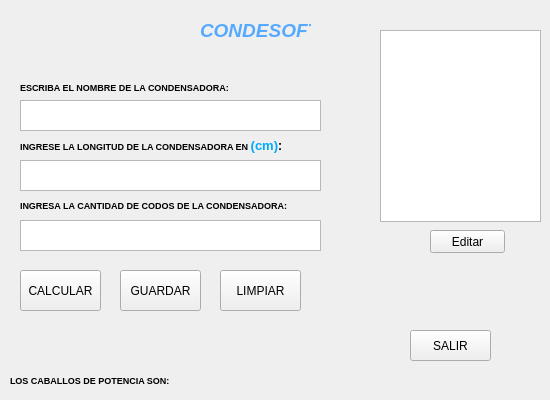
<?xml version="1.0" encoding="UTF-8"?>
<ui version="4.0">
 <class>Form</class>
 <widget class="QWidget" name="Form">
  <property name="geometry">
   <rect>
    <x>0</x>
    <y>0</y>
    <width>550</width>
    <height>400</height>
   </rect>
  </property>
  <property name="minimumSize">
   <size>
    <width>550</width>
    <height>400</height>
   </size>
  </property>
  <property name="maximumSize">
   <size>
    <width>550</width>
    <height>400</height>
   </size>
  </property>
  <property name="windowTitle">
   <string>CONDESOFT 1.0</string>
  </property>
  <property name="styleSheet">
   <string notr="true">rgba:(0, 170, 255)</string>
  </property>
  <widget class="QLabel" name="label_numero1">
   <property name="geometry">
    <rect>
     <x>20</x>
     <y>130</y>
     <width>311</width>
     <height>31</height>
    </rect>
   </property>
   <property name="styleSheet">
    <string notr="true">rgba:(255, 255, 127)</string>
   </property>
   <property name="text">
    <string>&lt;html&gt;&lt;head/&gt;&lt;body&gt;&lt;p&gt;&lt;span style=&quot; font-size:7pt; font-weight:600;&quot;&gt;INGRESE LA LONGITUD DE LA CONDENSADORA  &lt;/span&gt;&lt;span style=&quot; font-size:7pt; font-weight:600;&quot;&gt;EN &lt;/span&gt;&lt;span style=&quot; font-size:10pt; font-weight:600; color:#00aaff;&quot;&gt;(cm)&lt;/span&gt;&lt;span style=&quot; font-size:7pt; font-weight:600;&quot;/&gt;&lt;span style=&quot; font-weight:600;&quot;&gt;:&lt;/span&gt;&lt;/p&gt;&lt;/body&gt;&lt;/html&gt;</string>
   </property>
  </widget>
  <widget class="QLabel" name="label_numero2">
   <property name="geometry">
    <rect>
     <x>20</x>
     <y>190</y>
     <width>331</width>
     <height>31</height>
    </rect>
   </property>
   <property name="text">
    <string>&lt;html&gt;&lt;head/&gt;&lt;body&gt;&lt;p&gt;&lt;span style=&quot; font-size:7pt; font-weight:600;&quot;&gt;INGRESA LA CANTIDAD DE CODOS DE LA CONDENSADORA:&lt;/span&gt;&lt;/p&gt;&lt;/body&gt;&lt;/html&gt;</string>
   </property>
  </widget>
  <widget class="QLabel" name="label_salida">
   <property name="geometry">
    <rect>
     <x>10</x>
     <y>370</y>
     <width>511</width>
     <height>21</height>
    </rect>
   </property>
   <property name="styleSheet">
    <string notr="true">rgba:(0, 170, 255)</string>
   </property>
   <property name="text">
    <string>&lt;html&gt;&lt;head/&gt;&lt;body&gt;&lt;p align=&quot;justify&quot;&gt;&lt;span style=&quot; font-size:7pt; font-weight:600; color:#000000;&quot;&gt;LOS CABALLOS DE POTENCIA SON:&lt;/span&gt;&lt;/p&gt;&lt;/body&gt;&lt;/html&gt;</string>
   </property>
  </widget>
  <widget class="QTextEdit" name="text_numerocodos">
   <property name="geometry">
    <rect>
     <x>20</x>
     <y>220</y>
     <width>301</width>
     <height>31</height>
    </rect>
   </property>
  </widget>
  <widget class="QTextEdit" name="text_longitud">
   <property name="geometry">
    <rect>
     <x>20</x>
     <y>160</y>
     <width>301</width>
     <height>31</height>
    </rect>
   </property>
   <property name="html">
    <string>&lt;!DOCTYPE HTML PUBLIC &quot;-//W3C//DTD HTML 4.0//EN&quot; &quot;http://www.w3.org/TR/REC-html40/strict.dtd&quot;&gt;
&lt;html&gt;&lt;head&gt;&lt;meta name=&quot;qrichtext&quot; content=&quot;1&quot; /&gt;&lt;style type=&quot;text/css&quot;&gt;
p, li { white-space: pre-wrap; }
&lt;/style&gt;&lt;/head&gt;&lt;body style=&quot; font-family:'MS Shell Dlg 2'; font-size:8.25pt; font-weight:400; font-style:normal;&quot;&gt;
&lt;p style=&quot;-qt-paragraph-type:empty; margin-top:0px; margin-bottom:0px; margin-left:0px; margin-right:0px; -qt-block-indent:0; text-indent:0px;&quot;&gt;&lt;br /&gt;&lt;/p&gt;&lt;/body&gt;&lt;/html&gt;</string>
   </property>
  </widget>
  <widget class="QPushButton" name="boton_calcular">
   <property name="geometry">
    <rect>
     <x>20</x>
     <y>270</y>
     <width>81</width>
     <height>41</height>
    </rect>
   </property>
   <property name="styleSheet">
    <string notr="true">rgba:(255, 255, 127)</string>
   </property>
   <property name="text">
    <string>CALCULAR</string>
   </property>
  </widget>
  <widget class="QPushButton" name="btn_guardar">
   <property name="geometry">
    <rect>
     <x>120</x>
     <y>270</y>
     <width>81</width>
     <height>41</height>
    </rect>
   </property>
   <property name="styleSheet">
    <string notr="true"/>
   </property>
   <property name="text">
    <string>GUARDAR</string>
   </property>
  </widget>
  <widget class="QPushButton" name="boton_limpiar">
   <property name="geometry">
    <rect>
     <x>220</x>
     <y>270</y>
     <width>81</width>
     <height>41</height>
    </rect>
   </property>
   <property name="styleSheet">
    <string notr="true"/>
   </property>
   <property name="text">
    <string>LIMPIAR</string>
   </property>
  </widget>
  <widget class="QPushButton" name="boton_salir">
   <property name="geometry">
    <rect>
     <x>410</x>
     <y>330</y>
     <width>81</width>
     <height>31</height>
    </rect>
   </property>
   <property name="styleSheet">
    <string notr="true">rgba:(255, 255, 255)</string>
   </property>
   <property name="text">
    <string>SALIR</string>
   </property>
  </widget>
  <widget class="QLabel" name="label">
   <property name="geometry">
    <rect>
     <x>200</x>
     <y>10</y>
     <width>111</width>
     <height>41</height>
    </rect>
   </property>
   <property name="text">
    <string>&lt;html&gt;&lt;head/&gt;&lt;body&gt;&lt;p align=&quot;justify&quot;&gt;&lt;span style=&quot; font-size:14pt; font-weight:600; font-style:italic; color:#55aaff;&quot;&gt;CONDESOFT&lt;/span&gt;&lt;/p&gt;&lt;/body&gt;&lt;/html&gt;</string>
   </property>
  </widget>
  <widget class="QPushButton" name="btn_editar">
   <property name="geometry">
    <rect>
     <x>430</x>
     <y>230</y>
     <width>75</width>
     <height>23</height>
    </rect>
   </property>
   <property name="text">
    <string>Editar</string>
   </property>
  </widget>
  <widget class="QListWidget" name="condensadores_list">
   <property name="geometry">
    <rect>
     <x>380</x>
     <y>30</y>
     <width>161</width>
     <height>192</height>
    </rect>
   </property>
  </widget>
  <widget class="QLabel" name="label_2">
   <property name="geometry">
    <rect>
     <x>20</x>
     <y>80</y>
     <width>251</width>
     <height>16</height>
    </rect>
   </property>
   <property name="text">
    <string>&lt;html&gt;&lt;head/&gt;&lt;body&gt;&lt;p&gt;&lt;span style=&quot; font-size:7pt; font-weight:600;&quot;&gt;ESCRIBA EL NOMBRE DE LA CONDENSADORA:&lt;/span&gt;&lt;/p&gt;&lt;/body&gt;&lt;/html&gt;</string>
   </property>
  </widget>
  <widget class="QTextEdit" name="text_nombre">
   <property name="geometry">
    <rect>
     <x>20</x>
     <y>100</y>
     <width>301</width>
     <height>31</height>
    </rect>
   </property>
  </widget>
 </widget>
 <resources/>
 <connections>
  <connection>
   <sender>boton_salir</sender>
   <signal>clicked()</signal>
   <receiver>Form</receiver>
   <slot>close()</slot>
   <hints>
    <hint type="sourcelabel">
     <x>502</x>
     <y>325</y>
    </hint>
    <hint type="destinationlabel">
     <x>373</x>
     <y>244</y>
    </hint>
   </hints>
  </connection>
  <connection>
   <sender>boton_limpiar</sender>
   <signal>clicked()</signal>
   <receiver>label_salida</receiver>
   <slot>clear()</slot>
   <hints>
    <hint type="sourcelabel">
     <x>410</x>
     <y>322</y>
    </hint>
    <hint type="destinationlabel">
     <x>292</x>
     <y>251</y>
    </hint>
   </hints>
  </connection>
 </connections>
</ui>
